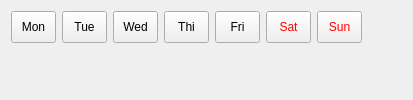
         <widget class="QWidget" name="dayofweekSelectedTab">
          <attribute name="title">
           <string>Selected</string>
          </attribute>
          <layout class="QVBoxLayout" name="verticalLayout_19">
           <item>
            <layout class="QHBoxLayout" name="horizontalLayout_17">
             <item>
              <layout class="QGridLayout" name="gridLayout_6">
               <item row="0" column="0">
                <widget class="QToolButton" name="dayofweekButton_01">
                 <property name="minimumSize">
                  <size>
                   <width>45</width>
                   <height>32</height>
                  </size>
                 </property>
                 <property name="text">
                  <string>Mon</string>
                 </property>
                 <property name="checkable">
                  <bool>true</bool>
                 </property>
                </widget>
               </item>
               <item row="0" column="4">
                <widget class="QToolButton" name="dayofweekButton_05">
                 <property name="minimumSize">
                  <size>
                   <width>45</width>
                   <height>32</height>
                  </size>
                 </property>
                 <property name="text">
                  <string>Fri</string>
                 </property>
                 <property name="checkable">
                  <bool>true</bool>
                 </property>
                </widget>
               </item>
               <item row="0" column="5">
                <widget class="QToolButton" name="dayofweekButton_06">
                 <property name="minimumSize">
                  <size>
                   <width>45</width>
                   <height>32</height>
                  </size>
                 </property>
                 <property name="palette">
                  <palette>
                   <active>
                    <colorrole role="ButtonText">
                     <brush brushstyle="SolidPattern">
                      <color alpha="255">
                       <red>255</red>
                       <green>0</green>
                       <blue>0</blue>
                      </color>
                     </brush>
                    </colorrole>
                   </active>
                   <inactive>
                    <colorrole role="ButtonText">
                     <brush brushstyle="SolidPattern">
                      <color alpha="255">
                       <red>255</red>
                       <green>0</green>
                       <blue>0</blue>
                      </color>
                     </brush>
                    </colorrole>
                   </inactive>
                   <disabled>
                    <colorrole role="ButtonText">
                     <brush brushstyle="SolidPattern">
                      <color alpha="255">
                       <red>143</red>
                       <green>146</green>
                       <blue>147</blue>
                      </color>
                     </brush>
                    </colorrole>
                   </disabled>
                  </palette>
                 </property>
                 <property name="text">
                  <string>Sat</string>
                 </property>
                 <property name="checkable">
                  <bool>true</bool>
                 </property>
                </widget>
               </item>
               <item row="0" column="6">
                <widget class="QToolButton" name="dayofweekButton_07">
                 <property name="minimumSize">
                  <size>
                   <width>45</width>
                   <height>32</height>
                  </size>
                 </property>
                 <property name="palette">
                  <palette>
                   <active>
                    <colorrole role="ButtonText">
                     <brush brushstyle="SolidPattern">
                      <color alpha="255">
                       <red>255</red>
                       <green>0</green>
                       <blue>0</blue>
                      </color>
                     </brush>
                    </colorrole>
                   </active>
                   <inactive>
                    <colorrole role="ButtonText">
                     <brush brushstyle="SolidPattern">
                      <color alpha="255">
                       <red>255</red>
                       <green>0</green>
                       <blue>0</blue>
                      </color>
                     </brush>
                    </colorrole>
                   </inactive>
                   <disabled>
                    <colorrole role="ButtonText">
                     <brush brushstyle="SolidPattern">
                      <color alpha="255">
                       <red>143</red>
                       <green>146</green>
                       <blue>147</blue>
                      </color>
                     </brush>
                    </colorrole>
                   </disabled>
                  </palette>
                 </property>
                 <property name="text">
                  <string>Sun</string>
                 </property>
                 <property name="checkable">
                  <bool>true</bool>
                 </property>
                </widget>
               </item>
               <item row="0" column="1">
                <widget class="QToolButton" name="dayofweekButton_02">
                 <property name="minimumSize">
                  <size>
                   <width>45</width>
                   <height>32</height>
                  </size>
                 </property>
                 <property name="text">
                  <string>Tue</string>
                 </property>
                 <property name="checkable">
                  <bool>true</bool>
                 </property>
                </widget>
               </item>
               <item row="0" column="2">
                <widget class="QToolButton" name="dayofweekButton_03">
                 <property name="minimumSize">
                  <size>
                   <width>45</width>
                   <height>32</height>
                  </size>
                 </property>
                 <property name="text">
                  <string>Wed</string>
                 </property>
                 <property name="checkable">
                  <bool>true</bool>
                 </property>
                </widget>
               </item>
               <item row="0" column="3">
                <widget class="QToolButton" name="dayofweekButton_04">
                 <property name="minimumSize">
                  <size>
                   <width>45</width>
                   <height>32</height>
                  </size>
                 </property>
                 <property name="text">
                  <string>Thi</string>
                 </property>
                 <property name="checkable">
                  <bool>true</bool>
                 </property>
                </widget>
               </item>
              </layout>
             </item>
             <item>
              <spacer name="horizontalSpacer_17">
               <property name="orientation">
                <enum>Qt::Horizontal</enum>
               </property>
               <property name="sizeHint" stdset="0">
                <size>
                 <width>40</width>
                 <height>20</height>
                </size>
               </property>
              </spacer>
             </item>
            </layout>
           </item>
           <item>
            <spacer name="verticalSpacer_14">
             <property name="orientation">
              <enum>Qt::Vertical</enum>
             </property>
             <property name="sizeHint" stdset="0">
              <size>
               <width>20</width>
               <height>14</height>
              </size>
             </property>
            </spacer>
           </item>
          </layout>
         </widget>
